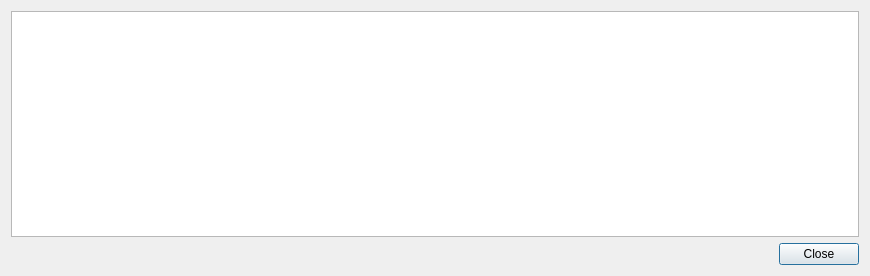
<?xml version="1.0" encoding="UTF-8"?>
<ui version="4.0">
 <class>TransactionDescDialog</class>
 <widget class="QDialog" name="TransactionDescDialog">
  <property name="geometry">
   <rect>
    <x>0</x>
    <y>0</y>
    <width>870</width>
    <height>276</height>
   </rect>
  </property>
  <property name="windowTitle">
   <string notr="true">Transaction details</string>
  </property>
  <layout class="QVBoxLayout" name="verticalLayout">
   <item>
    <widget class="QTextEdit" name="detailText">
     <property name="toolTip">
      <string>This pane shows a detailed description of the transaction</string>
     </property>
     <property name="readOnly">
      <bool>true</bool>
     </property>
    </widget>
   </item>
   <item>
    <widget class="QDialogButtonBox" name="buttonBox">
     <property name="orientation">
      <enum>Qt::Horizontal</enum>
     </property>
     <property name="standardButtons">
      <set>QDialogButtonBox::Close</set>
     </property>
    </widget>
   </item>
  </layout>
 </widget>
 <resources>
  <include location="../bitcoin.qrc"/>
 </resources>
 <connections>
  <connection>
   <sender>buttonBox</sender>
   <signal>accepted()</signal>
   <receiver>TransactionDescDialog</receiver>
   <slot>accept()</slot>
   <hints>
    <hint type="sourcelabel">
     <x>20</x>
     <y>20</y>
    </hint>
    <hint type="destinationlabel">
     <x>20</x>
     <y>20</y>
    </hint>
   </hints>
  </connection>
  <connection>
   <sender>buttonBox</sender>
   <signal>rejected()</signal>
   <receiver>TransactionDescDialog</receiver>
   <slot>reject()</slot>
   <hints>
    <hint type="sourcelabel">
     <x>20</x>
     <y>20</y>
    </hint>
    <hint type="destinationlabel">
     <x>20</x>
     <y>20</y>
    </hint>
   </hints>
  </connection>
 </connections>
</ui>
